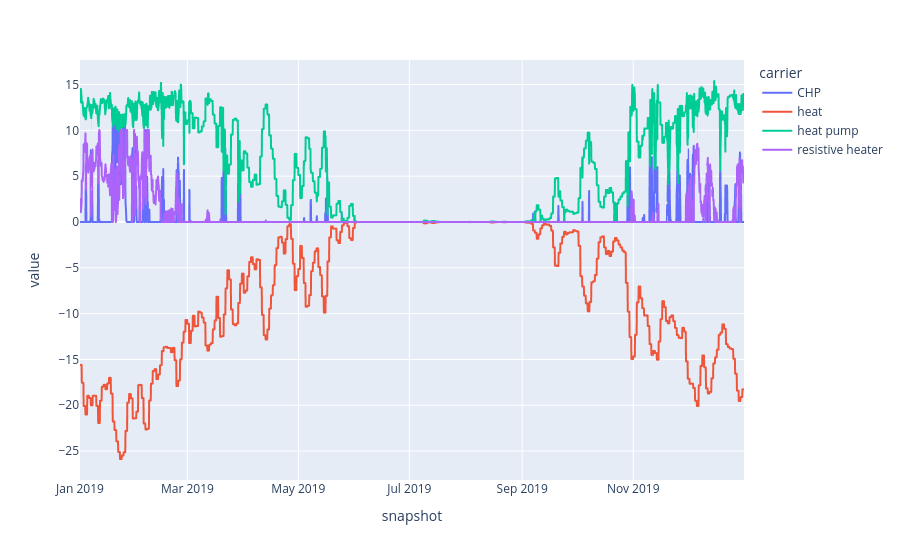

The notebook cell this image was saved under:
### Markdown cell above
The heat energy balance as a time series:

### Code cell
n.statistics.energy_balance(aggregate_time=False, bus_carrier='heat').div(1e3).groupby("carrier").sum().T.plot()

### Figure 1 — Plotly figure (JSON) as saved in the notebook; plotly's stock layout.template omitted (floating-point values rounded to 4 significant figures; data arrays with more than 128 entries replaced by an {"elided": "..."} marker saying what was removed)
{"data": [{"hovertemplate": "carrier=CHP<br>snapshot=%{x}<br>value=%{y}<extra></extra>", "legendgroup": "CHP", "line": {"color": "#636efa", "dash": "solid"}, "marker": {"symbol": "circle"}, "mode": "lines", "name": "CHP", "showlegend": true, "type": "scattergl", "x": {"elided": "2920 str values"}, "xaxis": "x", "y": {"elided": "2920 float values"}, "yaxis": "y"}, {"hovertemplate": "carrier=heat<br>snapshot=%{x}<br>value=%{y}<extra></extra>", "legendgroup": "heat", "line": {"color": "#EF553B", "dash": "solid"}, "marker": {"symbol": "circle"}, "mode": "lines", "name": "heat", "showlegend": true, "type": "scattergl", "x": {"elided": "2920 str values"}, "xaxis": "x", "y": {"elided": "2920 float values"}, "yaxis": "y"}, {"hovertemplate": "carrier=heat pump<br>snapshot=%{x}<br>value=%{y}<extra></extra>", "legendgroup": "heat pump", "line": {"color": "#00cc96", "dash": "solid"}, "marker": {"symbol": "circle"}, "mode": "lines", "name": "heat pump", "showlegend": true, "type": "scattergl", "x": {"elided": "2920 str values"}, "xaxis": "x", "y": {"elided": "2920 float values"}, "yaxis": "y"}, {"hovertemplate": "carrier=resistive heater<br>snapshot=%{x}<br>value=%{y}<extra></extra>", "legendgroup": "resistive heater", "line": {"color": "#ab63fa", "dash": "solid"}, "marker": {"symbol": "circle"}, "mode": "lines", "name": "resistive heater", "showlegend": true, "type": "scattergl", "x": {"elided": "2920 str values"}, "xaxis": "x", "y": {"elided": "2920 float values"}, "yaxis": "y"}], "layout": {"legend": {"title": {"text": "carrier"}, "tracegroupgap": 0}, "margin": {"t": 60}, "xaxis": {"anchor": "y", "domain": [0, 1], "title": {"text": "snapshot"}}, "yaxis": {"anchor": "x", "domain": [0, 1], "title": {"text": "value"}}}}
